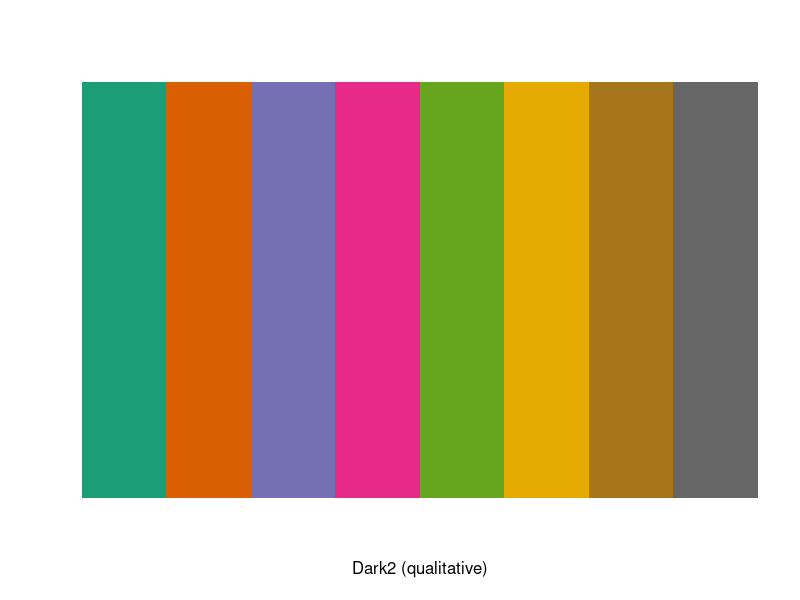
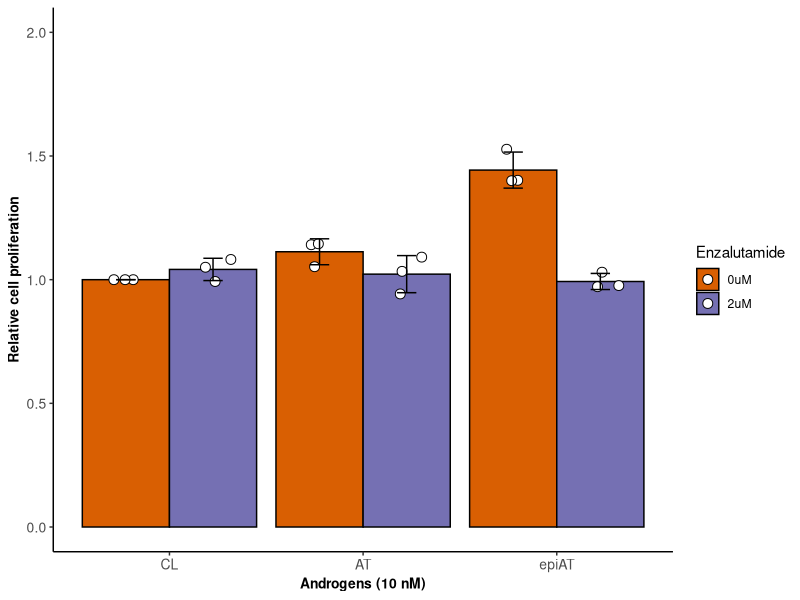
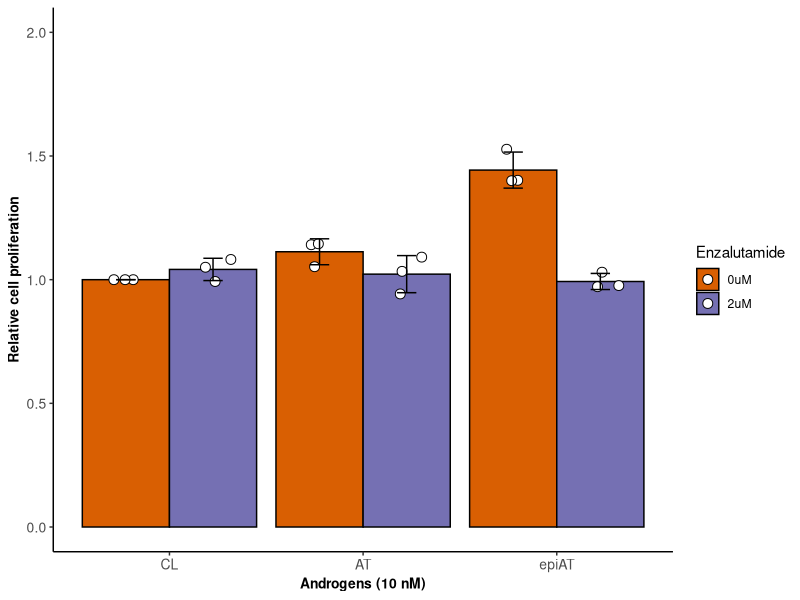

The R script that drew these images, in order:
## ---- chunk 1
knitr::opts_chunk$set(echo = TRUE)
## ---- chunk 2
getwd()
## ---- chunk 3
library(ggplot2)
library(ape)
library(plyr)
library(RColorBrewer)
library(reshape2)
library(scales)
library(dplyr)
library(ggpubr) 
library(cowplot) 
library(readr)
library(stats)
library(readr)
## ---- chunk 4
d1 <- read_csv("LNCaP_proliferation_epiAT.csv") 
head(d1)
#View(d1)
## ---- chunk 5
levels(factor(d1$Androgens))
## ---- chunk 6
d1$Androgens = factor(d1$Androgens,order = TRUE, levels = c("CL", "AT", "epiAT"))
## ---- chunk 7
format.A <-  theme_classic()+ theme(plot.title = element_text(size= 11, hjust=0.5, face="bold"))+ 
  theme(axis.text = element_text(size = 10)) + theme(axis.title = element_text(size = 10, face="bold")) + 
  theme(strip.text = element_text( size = 10, face= "bold")) + theme(legend.position = "none")

format.B <-  theme_classic()+ theme(plot.title = element_text(size= 11, hjust=0.5, face="bold"))+ 
  theme(axis.text = element_text(size = 10)) + theme(axis.title = element_text(size = 10, face="bold")) + 
  theme(strip.text = element_text( size = 10, face= "bold")) 
## ---- chunk 8
display.brewer.pal(n = 8, name = 'Dark2')
brewer.pal(n = 8, name = "Dark2")
## ---- chunk 9
d1_summary <- d1 %>%
  group_by(Androgens,Enzalutamide,Replicates) %>%
  summarise(
    Mean = mean(Relative_cell_proliferation),
    SD = sd(Relative_cell_proliferation) 
  )

d1_summary$Relative_cell_proliferation <- d1_summary$Mean
head(d1_summary)
#View(d1_summary)

d1_summary2 <- d1_summary %>%
  group_by(Androgens,Enzalutamide) %>%
  summarise(
    Mean = mean(Relative_cell_proliferation),
    SD = sd(Relative_cell_proliferation) 
  )

d1_summary2$Relative_cell_proliferation <- d1_summary2$Mean
head(d1_summary2)
#View(d1_summary2)

## ---- chunk 10

p_epiAT <- ggplot(d1_summary, aes(x = Androgens, y = Relative_cell_proliferation, fill = Enzalutamide)) +
  geom_bar(data = d1_summary2, aes(y = Relative_cell_proliferation), stat = "identity", position = position_dodge(),color="black") +
  geom_point(position = position_jitterdodge(jitter.width = 0.2, dodge.width = 0.9), aes(color = Enzalutamide), 
             shape = 21, size = 3, stroke = 0.5, fill = "white")  + 
  geom_errorbar(data = d1_summary2, aes(ymin = Relative_cell_proliferation - SD, ymax = Relative_cell_proliferation + SD), 
                width = .2, position = position_dodge(0.9)) + 
  scale_fill_manual(values = c( "#D95F02" ,"#7570B3" ,"#E7298A", "#66A61E", "#E6AB02", "#A6761D", "#666666","#1B9E77")) + 
  scale_color_manual(values = c( "black" ,"black" ,"#E7298A", "#66A61E", "#E6AB02", "#A6761D", "#666666","#1B9E77")) + ylim(0,2) + 
  format.B + labs(x="Androgens (10 nM)", y="Relative cell proliferation")

print(p_epiAT)

ggsave("LNCaP_proliferation_epiAT.pdf", height = 3.5, width = 4.5)

## ---- chunk 11

d1_summary_0uM <- subset(d1_summary, Enzalutamide == "0uM")
pairwise.t.test(d1_summary_0uM$Relative_cell_proliferation, d1_summary_0uM$Androgens, p.adjust.method = "BH")

d1_summary_2uM <- subset(d1_summary, Enzalutamide == "2uM")
pairwise.t.test(d1_summary_2uM$Relative_cell_proliferation, d1_summary_2uM$Androgens, p.adjust.method = "BH")

d1_summary_CL <- subset(d1_summary, Androgens == "CL")
pairwise.t.test(d1_summary_CL$Relative_cell_proliferation, d1_summary_CL$Enzalutamide, p.adjust.method = "BH")

d1_summary_AT <- subset(d1_summary, Androgens == "AT")
pairwise.t.test(d1_summary_AT$Relative_cell_proliferation, d1_summary_AT$Enzalutamide, p.adjust.method = "BH")

d1_summary_epiAT <- subset(d1_summary, Androgens == "epiAT")
pairwise.t.test(d1_summary_epiAT$Relative_cell_proliferation, d1_summary_epiAT$Enzalutamide, p.adjust.method = "BH")

## ---- chunk 12
sessionInfo()
